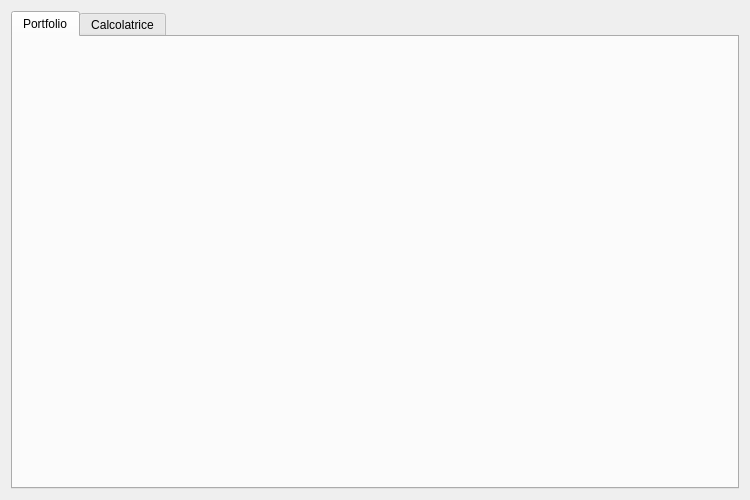
<?xml version="1.0" encoding="UTF-8"?>
<ui version="4.0">
 <class>MainWindow</class>
 <widget class="QMainWindow" name="MainWindow">
  <property name="geometry">
   <rect>
    <x>0</x>
    <y>0</y>
    <width>750</width>
    <height>500</height>
   </rect>
  </property>
  <property name="windowTitle">
   <string>Finance Calculator</string>
  </property>
  <widget class="QWidget" name="centralWidget">
   <property name="minimumSize">
    <size>
     <width>720</width>
     <height>500</height>
    </size>
   </property>
   <layout class="QGridLayout" name="gridLayout">
    <item row="0" column="0">
     <widget class="QTabWidget" name="tabWidget">
      <property name="currentIndex">
       <number>0</number>
      </property>
      <widget class="QWidget" name="portfolioTab">
       <attribute name="title">
        <string>Portfolio</string>
       </attribute>
      </widget>
      <widget class="QWidget" name="calcolatriceTab">
       <attribute name="title">
        <string>Calcolatrice</string>
       </attribute>
      </widget>
     </widget>
    </item>
   </layout>
  </widget>
 </widget>
 <layoutdefault spacing="6" margin="11"/>
 <resources/>
 <connections/>
</ui>
